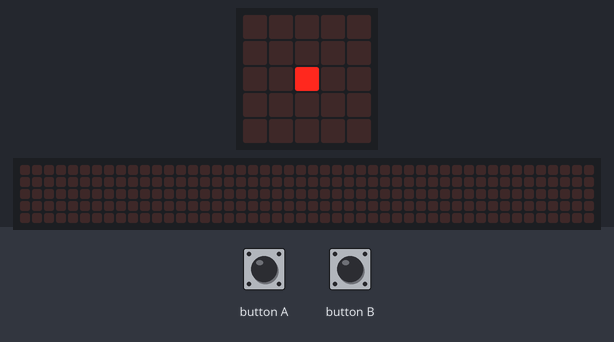
The program below on a simulated BBC micro:bit running MicroPython. Shown: the board's 5×5 LED display, a strip that is not on the board, showing the scrolling text unrolled. The inputs (shaded band) are chosen by the test bench. Random numbers come from a fixed seed; the 48×5 strip is a reading aid, not a part: it shows the text the display is scrolling, unrolled, one strip-width of it at a time.

Above: at 0.1 s.
2.2 s: button A pressed for 0.15 s
At 2.27 s:
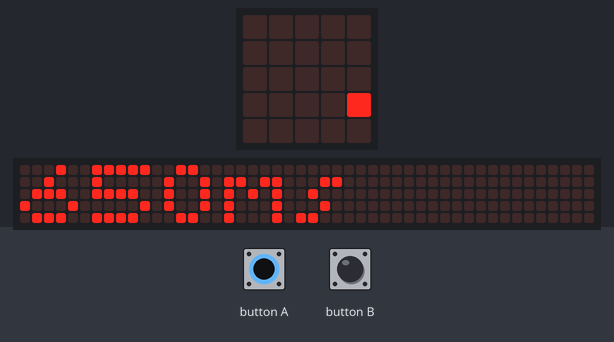
At 13.0 s:
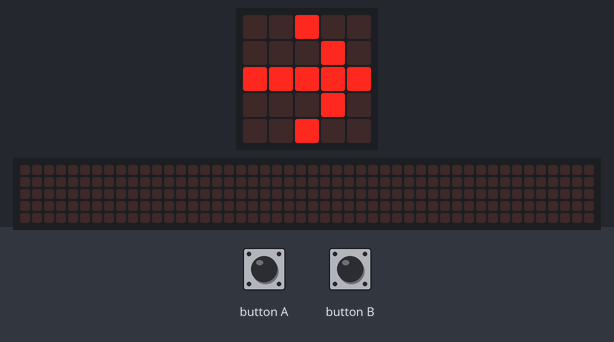
Timing chart, 0 to 13.3 s (numbered marks = the images above; inputs shaded):
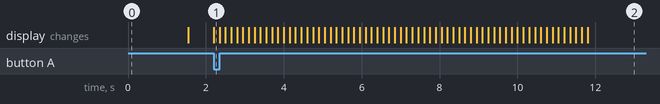

The program:

reflex.py
```python
# (licence header left out)
from microbit import *
from random import randint
from time import ticks_ms

while True:
    display.set_pixel(2,2,9)
    sleep(randint(1000,4000))

    # If the button is pressed before the LED goes off, it probably means that the player is trying to cheat
    cheated = button_a.is_pressed()
    display.set_pixel(2,2,0)

    # Counts time between the moment the LED goes off and the moment the player presses the button
    timer_start = ticks_ms()
    while not (button_a.is_pressed() or button_b.is_pressed()):
        continue
    timer_end = ticks_ms()

    # If the player cheated, it displays a blinking x and a message. If not, it shows the time elapsed in milliseconds
    if not cheated:
        for i in range(0,2):
            display.scroll(str(timer_end - timer_start) + "ms", wait=True)
    else:
        for i in range(0,10):
            display.show(Image.NO)
            sleep(100)
            display.clear()
            sleep(100)
        display.scroll("You cheated!")

    display.show(Image.ARROW_E)
    # Resets screeen and waits for the button b to be pressed before starting a new game
    while not button_b.is_pressed():
        continue
    display.clear()
    sleep(1000)
```

Measured:
- after the input at 2.2 s, the display: changes at once (image 1)
